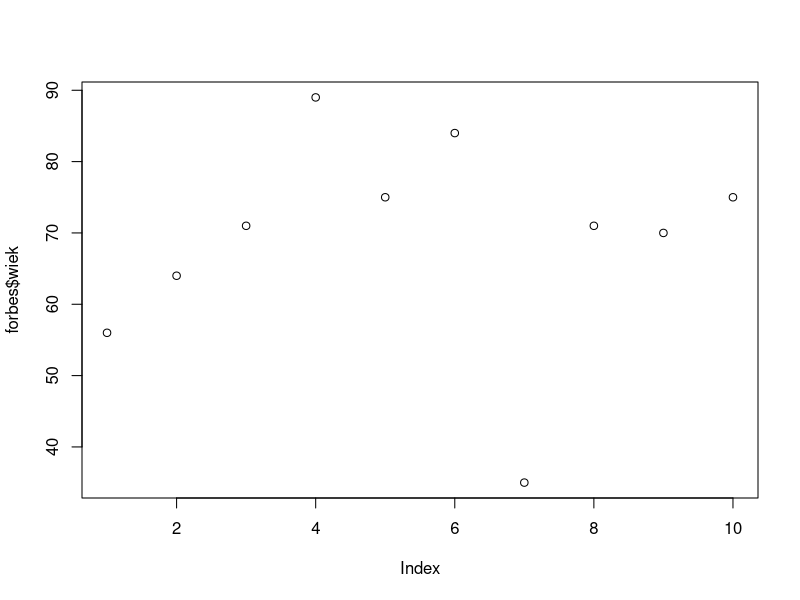
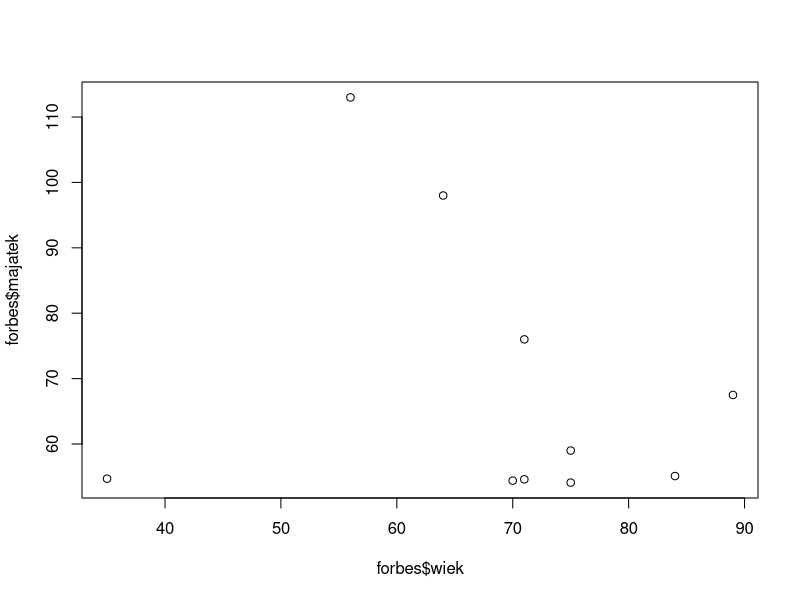
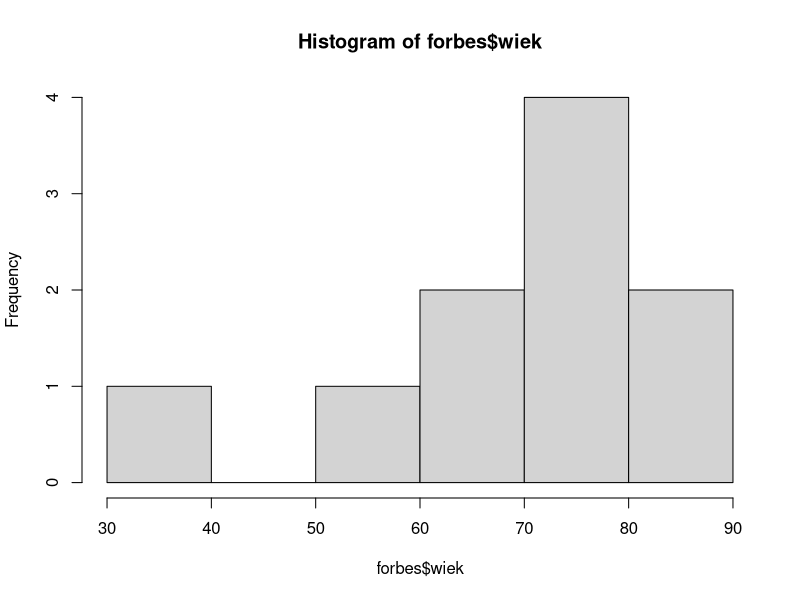
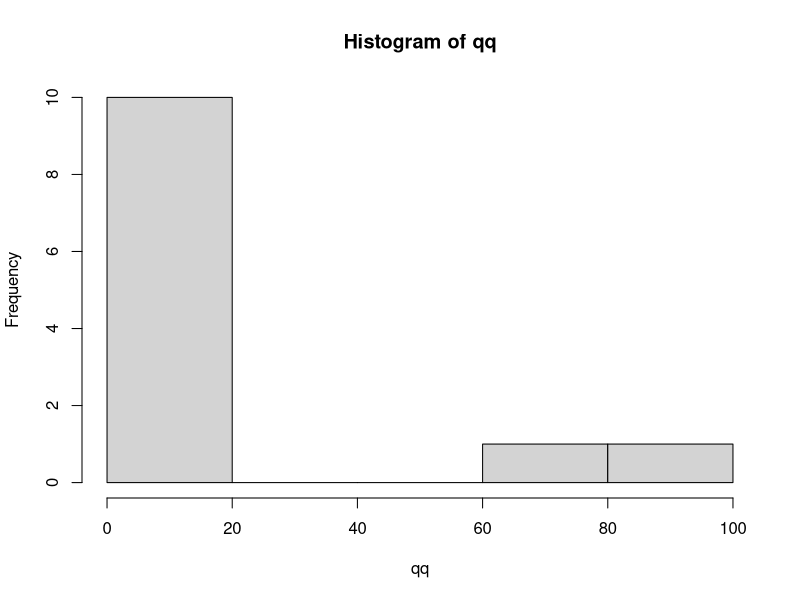
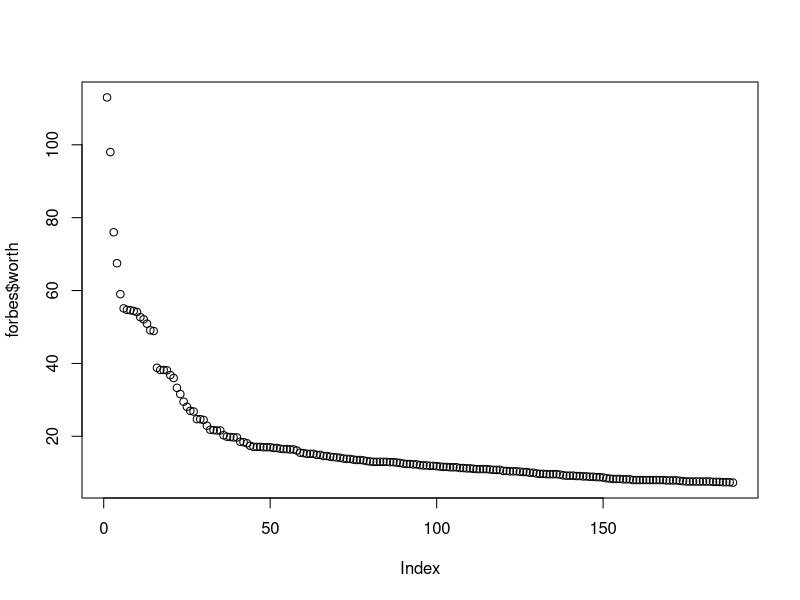
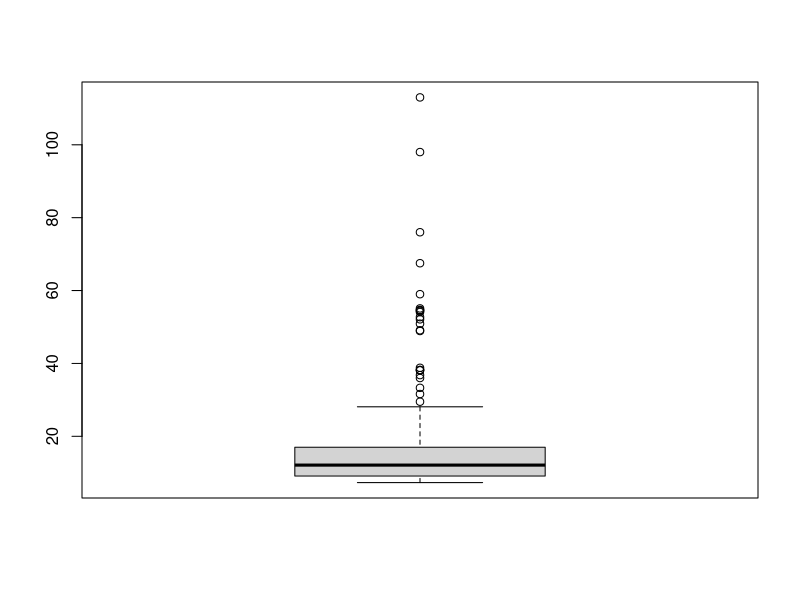
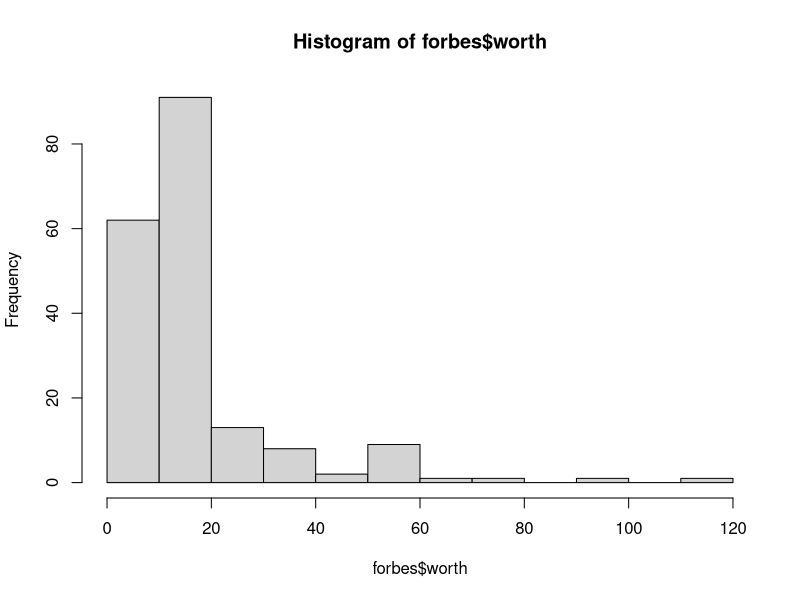
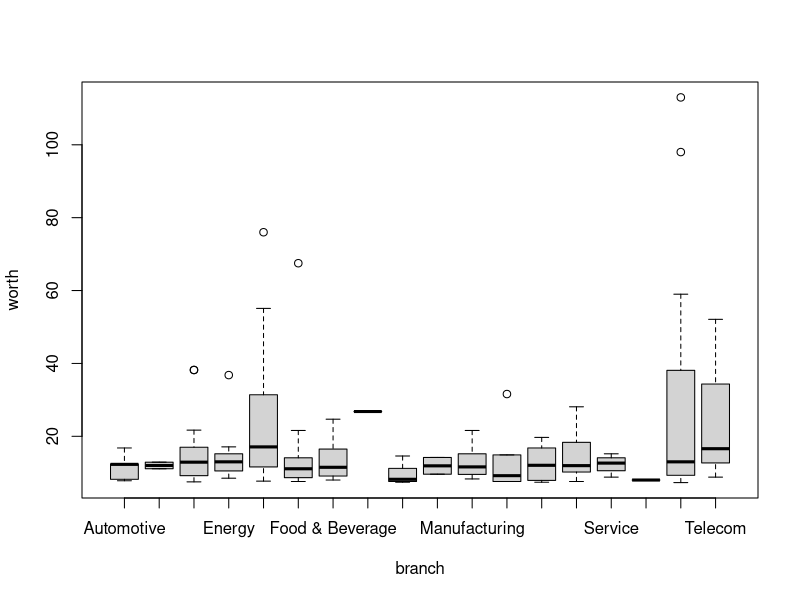

Reproduce these figures in R, in order.
## R
## Minimalistic introduction

## NOTE: Everything after # is ignored by R interpreter

## Forbes billionaires
## https://www.forbes.com/billionaires/

## wektors napisów (character vector)

## More vectors (think columns in spreadsheets)
## character vector:
milioner <- c('Jeff Bezos', 'Bill Gates', 'Bernard Arnault',
              'Warren Buffett', 
              'Larry Ellison', "Amancio Ortega", 
              "Mark Zuckerberg", "Jim Walton", "Alice Walton", "Rob Walton")

## numeric vector:
## majątek (wealth)
majatek <- c(113, 98,76, 67.5,59,55.1,54.7,54.6,54.4, 54.1)

## another numeric vector
## wiek (age)
wiek <- c(56, 64, 71, 89, 75, 84, 35, 71, 70, 75 )

## character vector (fake) dates
## urodzony (born)
urodzony <- c( 
   '1964-01-01', '1956-01-01', '1949-01-01', '1931-01-01', '1945-01-01',
   '1936-01-01', '1985-01-01', '1949-01-01', '1950-01-01', '1945-01-01' )

## country ISO codes 
kraj <- c( 'US', 'US', 'FR', 'US', 'US', 'ES', 'US', 'US', 'US', 'US' );

## F&I = finance and investment
## branch/sector
branza <- c("Technology", "Technology", "Retail", "F&I", "Technology", "Retail",
   "Technology", "Retail", "Retail", "Retail")

## Dataframe = fundamental R data structure (think spreadsheet)
## dataframe = list of named vectors
forbes <- data.frame(milioner, majatek, urodzony, wiek, kraj, branza)

## str(ucture) = inspect structure of any R object (incl dataframe)
str(forbes)

## print frame (not particularily useful)
forbes

## Print column (more useful)
## df$column = access column from df
## df$colum

## another column:
forbes$majatek

##
## access columns using numbers
## columns are numbered from 1
forbes[, 3]


## Print first 13 rows
## useful functions
head(forbes, n=13)

## Print some rows from the bottom of dataframe
tail(forbes)

## Number of rows in a dataframe
nrow(forbes)


##
## Basic (descriptive) statistics (at least)

## mean of a column majatek (wealth) from dataframe forbes
mean(forbes$majatek)

## some summary statistics
summary(forbes$wiek)
## standard deviation
sd(forbes$wiek)
## minimum value
min(forbes$wiek)

## Simple plot
## plot with default chart (R decides based on the data to plot)
## Guess the plot type :-)
plot(forbes$wiek)

plot(forbes$wiek, forbes$majatek)

## histogram
hist(forbes$wiek)

##
## In practice data are not manually typed as above, but loaded from files or URLs
## As a example file FB2020.csv contains data on Forbs billionaires

## Import data into frame (function csv.read):

forbes <- read.csv("FB2020.csv", dec=".", sep = ';',  header=T, na.string="NA");

## dec = determines decimal 
## sep = cell separation character (';')
## header = if there is a header with variable names (T) or not (F)
## na.string = determines how missing values are encodes (here as 'NA')

## examine structure
str(forbes)

## indexing
w  <- forbes[,3]
p <- forbes[1,]

p
w <- forbes$worth

billionares <- forbes[,"name"]
## or: billionares <- forbes$name

## Basic statistics again

summary(forbes$worth)
forbes.summary <- summary(forbes$worth)
str(forbes.summary)
forbes.summary[1]

## Extract atribute 'Median'
forbes.summary["Median"]
forbes.median <- forbes.summary["Median"]
forbes.median


forbes.mean  <- mean(forbes$age, na.rm = T)

## Printing results
print (forbes.mean)

## Formatted print
sprintf ("%.2f", forbes.mean)

## or (cat = concatenate)
cat ("Median:", forbes.median)

summary(forbes)

## The distibution is extremly skew
forbes.table <- table(forbes$worth)

length(forbes.table)

forbes.table

cut(forbes$worth, breaks=seq(0,120, by=10))

qq <- table(cut(forbes$worth, breaks=seq(0,120, by=10)))

hist(qq)

## Core R can be extended by attaching libraries. Some
## libraries are very useful. Installing a library is very easy:
## install.packages("library") 

## Filtering/selecting/modyfing dataframes with dplyr/tidyverse

## Filtering rows
library("dplyr")
## install.packages("dplyr") 
## installation is automatic (upon confirmation) in RStudio

## filter all billionaires who are non US:
nonus.forbes <- filter(forbes, country != "United States")
nonus.forbes

## Modification oprations can be connected to one sequence with %>% operator
## Example: filter some rows %>% select some columns:
nonus.forbes.worth <- filter(forbes, country != "United States") %>% 
  select(worth)

## Compute total wealth:
sum(nonus.forbes.worth)

## Print all countries  without repetitions
select(forbes, country) %>% unique

## How many countries:
select(forbes, country) %>% unique %>% nrow

## alternative syntax:
forbes %>% select(country) %>% unique %>% nrow

## Grouping is useful for summarization
## Example: compute total wealth and number of billionaires by country 
by.country <- forbes %>% 
    group_by(country) %>% ## group by country
    summarise(t = sum(worth), n=n()) ## summarise (in groups)

## Print results
by.country

## #####################################################################
## Graphics
## default chart for list of numbers
## ####################################################################

plot (forbes$worth)
## boxplot
boxplot(forbes$worth)
## color= breaks
hist(forbes$worth)

## 
boxplot(worth ~ branch, data=forbes)
select(forbes, branch) %>% unique %>% nrow

## mutate = create new variables
forbes.x <- mutate(forbes, 
  branch = case_when(branch == "Technology" ~ "IT", 
                     branch == "Fashion & Retail" ~ "FR",
                     TRUE ~ "Other"))
forbes.x
boxplot(worth ~ branch, data=forbes.x)

## basic plot
## for two lists (XY-plot)
plot(forbes.x$age, forbes.x$worth)

## Much better quality graphics with ggplot2
##
library ("ggplot2")

#  quick-plot (default charts are generated based on data types)
qplot(data=forbes.x, age, worth, color=branch)
qplot(data=forbes.x, age, worth, facets = . ~ branch)


